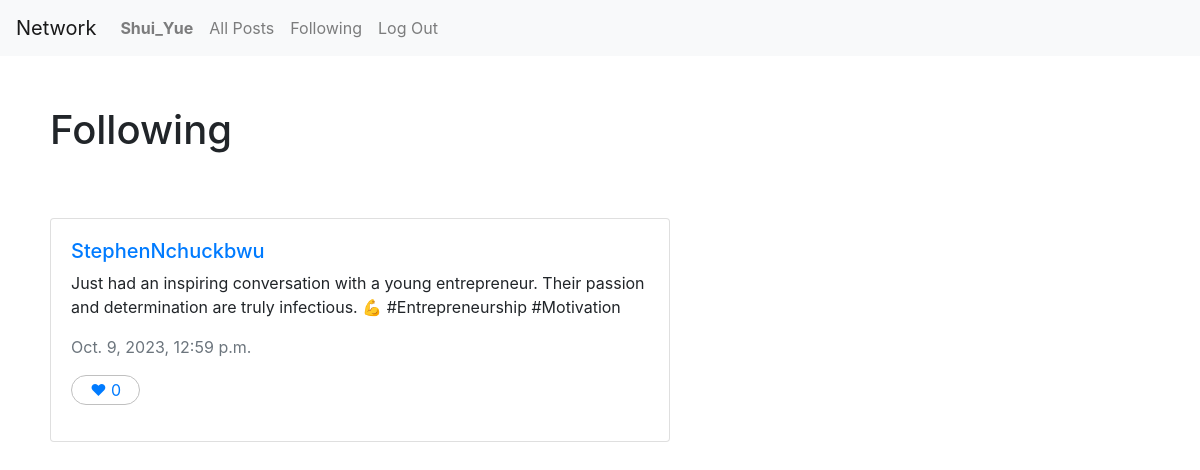
Page /following (signed in) on the committed database.
### network/models.py (models this page shows)
class User(AbstractUser):
    pass

class Post(models.Model):
    content = models.CharField(max_length=500)
    author = models.CharField(max_length=64)
    timestamp = models.DateTimeField(auto_now_add=True)
    likes = models.IntegerField()
    class Meta:
        ordering = ['-timestamp']

### network/views.py (the view)
# urls.py: path("following", views.following, name="following"),
def following(request):
    results = []
    followings = Follow.objects.filter(follower = request.user.username)
    posts = Post.objects.all()
    for post in posts:
        for following in followings:
            if post.author == following.following:
                results.append(post)
            else:
                pass
    paginator = Paginator(results, 8)
    page_num = request.GET.get('page', 1)
    try:
        page_obj = paginator.page(page_num)
    except PageNotAnInteger:
        page_obj = paginator.page(1)
    except EmptyPage:
        page_obj = paginator.page(paginator.num_pages)
    return render(request, "network/following.html", {
        "posts": page_obj
    })

### network/templates/network/following.html (shortened to what this page needs)
{% extends "network/layout.html" %}
{% block body %}
<h1>Following</h1>
<br><br>
{% for post in posts %}
<div class="post card mt-2">
    <div class="card-body">
        <a href="/profile/{{ post.author }}">
            <h5>{{ post.author }}</h5>
        </a>
        <p> {{ post.content }} </p>
        <p class="text-muted">{{ post.timestamp }}</p>
        <div style="display: flex;">
            <p class="text-muted"
            style="border: 1px solid silver;
                    border-radius: 50px;
                    width: 12%;
                    padding: 2px;
                    text-align: center;
                    margin-right: 10px;">
                <a href=""> &#10084; {{ post.likes }} </a>
            </p>
        </div>
    </div>
</div>
{% empty %}
No Posts to load.
{% endfor %}
<br>
{% endblock %}

### network/templates/network/layout.html (shortened to what this page needs)
{% load static %}
<!DOCTYPE html>
<html lang="en">
<head>
    <link rel="stylesheet" href="https://stackpath.bootstrapcdn.com/bootstrap/4.4.1/css/bootstrap.min.css"
>
    <link href="{% static 'network/styles.css' %}" rel="stylesheet">
</head>
<body>
    <nav class="navbar navbar-expand-lg navbar-light bg-light">
        <a class="navbar-brand" href="#">Network</a>
        <div>
            <ul class="navbar-nav mr-auto">
                {% if user.is_authenticated %}
                <li class="nav-item">
                    <a class="nav-link" href="#"><strong>{{ request.user.username }}</strong></a>
                </li>
                {% endif %}
                <li class="nav-item">
                    <a class="nav-link" href="{% url 'index' %}">All Posts</a>
                </li>
                {% if user.is_authenticated %}
                <li class="nav-item">
                    <a class="nav-link" href="#">Following</a>
                </li>
                <li class="nav-item">
                    <a class="nav-link" href="{% url 'logout' %}">Log Out</a>
                </li>
                {% endif %}
            </ul>
        </div>
    </nav>
    <div class="body">
        {% block body %}
        {% endblock %}
    </div>
</body>
</html>

### network/static/network/styles.css (style rules this page uses)
.body { padding: 50px; width: 60%; }

### rows in the picture
User: user.username "Shui_Yue"
Post: author "StephenNchuckbwu", content "Just had an inspiring conversation with a young entrepreneur. Their passion and determination are truly infectious. 💪 #Entrepreneurship #Motivation", timestamp "Oct. 9, 2023, 12:59 p.m.", likes "0"
